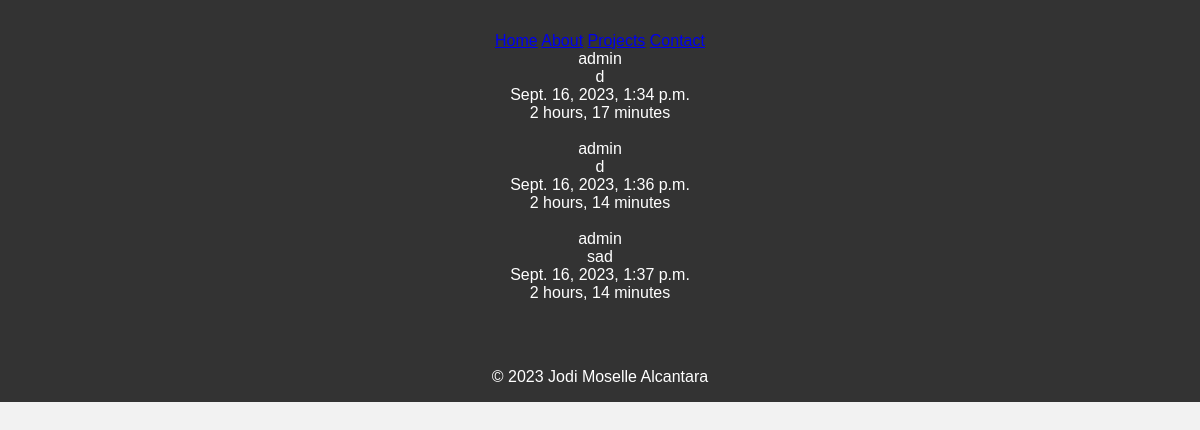
Screenshot of /messages/ with the database file from the repository.
### contact/models.py (models this page shows, shortened)
class Message(models.Model):
    user = models.ForeignKey(settings.AUTH_USER_MODEL, on_delete=models.CASCADE)
    email = models.EmailField(max_length=280)
    content = models.CharField(max_length=280)
    updated = models.DateTimeField(auto_now=True)
    createdAt = models.DateTimeField(auto_now_add=True)

### contact/views.py (the view)
# urls.py: path('', MessageListView.as_view(), name='list-view'),
class MessageListView(ListView):
    queryset = Message.objects.all()
    template_name = 'list_view.html'
    def get_queryset(self, *args, **kwargs):
        qs = Message.objects.all()
        print(self.request.GET)
        query = self.request.GET.get('q', None)
        if query is not None:
            qs = qs.filter(content__icontains=query)
        return qs

### templates/list_view.html
{% extends 'nav.html' %}
{% block content %}
{% for foo in object_list %}
    {{ foo.user }} <br>
    {{ foo.content }} <br>
    {{ foo.createdAt }}<br>
    {{ foo.createdAt | timesince }}<br>
    <br>
{% empty %}
    {% if request.GET.q %}
    <li> No Messages found</li>
    {% else %}
    <li> No Messages Yet</li>
    {% endif %}
{% endfor %}
{% endblock %}

### templates/nav.html (shortened to what this page needs)
<!DOCTYPE html>
<html lang="en">
<head>
</head>
<body>
    <nav>
        <ul>
            <div class="navbar">
    <a href="{% url 'home' %}">Home</a>
    <a href="{% url 'about' %}">About</a>
    <a href="{% url 'projects' %}">Projects</a>
    <a href="{% url 'contact' %}">Contact</a>
</div>
{% block content %}
{% endblock %}
        </ul>
    </nav>
    <footer>
        &copy; 2023 Jodi Moselle Alcantara
    </footer>
</body>
</html>

### templates/nav.html (style rules this page uses)
body { font-family: Arial, sans-serif; margin: 0; padding: 0; background-color: #f2f2f2; color: #333; }
nav { background-color: #333; color: #fff; padding: 1rem 0; }
nav ul { list-style: none; text-align: center; padding: 0; }
footer { text-align: center; padding: 1rem 0; background-color: #333; color: #fff; }

### rows the page displays
Message: user "admin", content "d", createdAt "Sept. 16, 2023, 1:34 p.m.", createdAt "2 hours, 17 minutes"
Message: user "admin", content "d", createdAt "Sept. 16, 2023, 1:36 p.m.", createdAt "2 hours, 14 minutes"
Message: user "admin", content "sad", createdAt "Sept. 16, 2023, 1:37 p.m.", createdAt "2 hours, 14 minutes"
